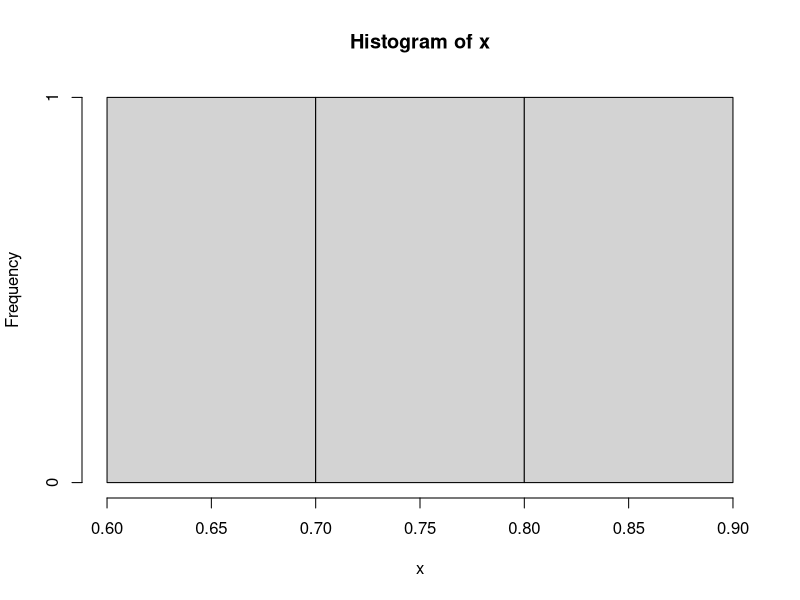

The R script that drew this image: (Note: this script raises an error after producing the figure.)
setwd("/Users/noprom/Documents/Dev/R/Pro/R in Action/ch1 introduction")
options()
options(digits = 3)
# 创建一个包含20个均匀分布随机变量的向量
x <- runif(3)
# 摘要统计量
summary(x)
# 直方图
hist(x)
# 命令的历史记录保存到文 件.Rhistory中,工作空间(包含向量x)保存到文件.RData中
savehistory()
save.image()